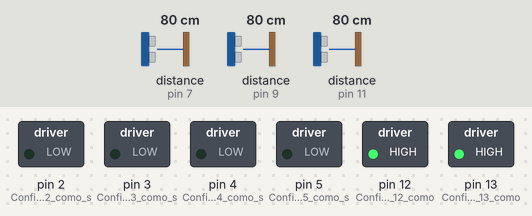
This sketch was run on a simulated Arduino Uno, built with avr-gcc and run on an emulated ATmega328P. Shown: switched loads named in the sketch (green lamp = pin HIGH). Wiring (inferred from the names in the program): 3 × ultrasonic range finder: trigger pin 6, echo pin 7 / trigger pin 8, echo pin 9 / trigger pin 10, echo pin 11. Inputs (shaded band) come from the test bench; at power-on: distance to the obstacle (sensors on pin 7, pin 9, pin 11) 80 cm. The echo pulse lasts 58.3 µs per cm; pins used as bus, display or sensor lines are not drawn.

Above: at 0.1 s.
At 5.1 s:
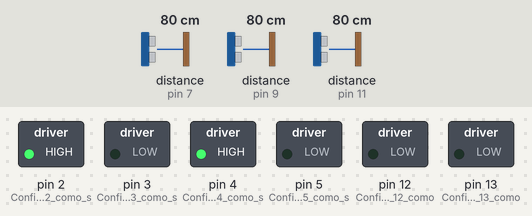
Timing chart, 0 to 6.6 s (numbered marks = the images above):
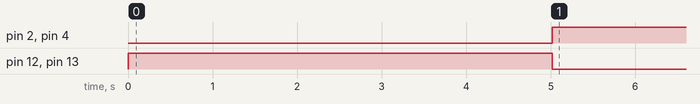

Measured:
- by itself, pin 2 (Configura_el_pin_2_como_s), pin 4 (Configura_el_pin_4_como_s): LOW → HIGH at 5.0 s
- by itself, pin 12 (Configura_el_pin_12_como), pin 13 (Configura_el_pin_13_como): HIGH → LOW at 5.0 s

The sketch:

Sumo_tres_sensoresUltrasonicos_2024.ino
```cpp
int duracionIzquierda, duracionDerecha, distanciaFrontal, tic, pinTrigFrontal = 6, pinEchoFrontal = 7;
int pinTrigIzquierda = 8, pinEchoIzquierda = 9, pinTrigDerecha = 10, pinEchoDerecha = 11;
int estado = 0;

// Función para mover el robot hacia adelante
void adelante() {
  digitalWrite(5, LOW);   // Apaga el motor derecho
  digitalWrite(4, HIGH);  // Enciende el motor izquierdo
  digitalWrite(3, LOW);   // Apaga el motor trasero
  digitalWrite(2, HIGH);  // Enciende el motor delantero
}

// Función para girar el robot a la izquierda
void izquierda() {
  digitalWrite(5, LOW);   // Apaga el motor derecho
  digitalWrite(4, HIGH);  // Enciende el motor izquierdo
  digitalWrite(3, HIGH);  // Enciende el motor trasero
  digitalWrite(2, LOW);   // Apaga el motor delantero
}

// Función para girar el robot a la derecha
void derecha() {
  digitalWrite(5, HIGH);  // Enciende el motor derecho
  digitalWrite(4, LOW);   // Apaga el motor izquierdo
  digitalWrite(3, LOW);   // Apaga el motor trasero
  digitalWrite(2, HIGH);  // Enciende el motor delantero
}

// Función para detener el robot
void detener() {
  digitalWrite(5, LOW);   // Apaga el motor derecho
  digitalWrite(4, LOW);   // Apaga el motor izquierdo
  digitalWrite(3, LOW);   // Apaga el motor trasero
  digitalWrite(2, LOW);   // Apaga el motor delantero
}

// Función para encender los LEDs
void encenderLED() {
  digitalWrite(12, HIGH); // Enciende el primer LED
  digitalWrite(13, HIGH); // Enciende el segundo LED
}

// Función para apagar los LEDs
void apagarLED() {
  digitalWrite(12, LOW);  // Apaga el primer LED
  digitalWrite(13, LOW);  // Apaga el segundo LED
}

// Función para medir la distancia utilizando el sensor ultrasónico frontal
void medirDistanciaFrontal() {
  digitalWrite(pinTrigFrontal, LOW);    // Asegura que el pin de trig se encuentra en LOW
  delayMicroseconds(5);                // Espera 5 microsegundos
  digitalWrite(pinTrigFrontal, HIGH);   // Envía un pulso HIGH al pin de trig
  delayMicroseconds(15);               // Espera 15 microsegundos
  digitalWrite(pinTrigFrontal, LOW);    // Termina el pulso LOW
  distanciaFrontal = pulseIn(pinEchoFrontal, HIGH); // Lee la duración del pulso en el pin de echo
  distanciaFrontal = distanciaFrontal / 58; // Calcula la distancia en centímetros
}

// Función para medir la distancia utilizando el sensor ultrasónico izquierdo
void medirDistanciaIzquierda() {
  digitalWrite(pinTrigIzquierda, LOW);  // Asegura que el pin de trig se encuentra en LOW
  delayMicroseconds(5);                // Espera 5 microsegundos
  digitalWrite(pinTrigIzquierda, HIGH); // Envía un pulso HIGH al pin de trig
  delayMicroseconds(15);               // Espera 15 microsegundos
  digitalWrite(pinTrigIzquierda, LOW);  // Termina el pulso LOW
  duracionIzquierda = pulseIn(pinEchoIzquierda, HIGH); // Lee la duración del pulso en el pin de echo
  duracionIzquierda = duracionIzquierda / 58; // Calcula la distancia en centímetros
}

// Función para medir la distancia utilizando el sensor ultrasónico derecho
void medirDistanciaDerecha() {
  digitalWrite(pinTrigDerecha, LOW);    // Asegura que el pin de trig se encuentra en LOW
  delayMicroseconds(5);                // Espera 5 microsegundos
  digitalWrite(pinTrigDerecha, HIGH);   // Envía un pulso HIGH al pin de trig
  delayMicroseconds(15);               // Espera 15 microsegundos
  digitalWrite(pinTrigDerecha, LOW);    // Termina el pulso LOW
  duracionDerecha = pulseIn(pinEchoDerecha, HIGH); // Lee la duración del pulso en el pin de echo
  duracionDerecha = duracionDerecha / 58; // Calcula la distancia en centímetros
}

void setup() {
  pinMode(2, OUTPUT);    // Configura el pin 2 como salida
  pinMode(3, OUTPUT);    // Configura el pin 3 como salida
  pinMode(4, OUTPUT);    // Configura el pin 4 como salida
  pinMode(5, OUTPUT);    // Configura el pin 5 como salida
  pinMode(8, OUTPUT);    // Configura el pin 8 como salida (pinTrigIzquierda)
  pinMode(9, INPUT);     // Configura el pin 9 como entrada (pinEchoIzquierda)
  pinMode(10, OUTPUT);   // Configura el pin 10 como salida (pinTrigDerecha)
  pinMode(11, INPUT);    // Configura el pin 11 como entrada (pinEchoDerecha)
  pinMode(6, OUTPUT);    // Configura el pin 6 como salida (pinTrigFrontal)
  pinMode(7, INPUT);     // Configura el pin 7 como entrada (pinEchoFrontal)
  pinMode(12, OUTPUT);   // Configura el pin 12 como salida (LED)
  pinMode(13, OUTPUT);   // Configura el pin 13 como salida (LED)
  encenderLED();        // Enciende los LEDs
  delay(5000);          // Espera 5 segundos
}

void loop() {
  medirDistanciaFrontal(); // Mide la distancia con el sensor ultrasónico frontal
  medirDistanciaIzquierda(); // Mide la distancia con el sensor ultrasónico izquierdo
  medirDistanciaDerecha(); // Mide la distancia con el sensor ultrasónico derecho

  // Decide la acción del robot basado en las distancias medidas
  if (distanciaFrontal < 10) {  // Si hay un obstáculo cercano al frente
    if (duracionIzquierda < duracionDerecha) { // Si el obstáculo está más cerca a la izquierda
      derecha();   // Gira a la derecha
    } else {        // Si el obstáculo está más cerca a la derecha
      izquierda();  // Gira a la izquierda
    }
    detener();      // Detiene el robot
    encenderLED(); // Enciende los LEDs
  } else {
    adelante();    // Avanza hacia adelante
    apagarLED();  // Apaga los LEDs
  }

  delay(300); // Espera 300 milisegundos
}
```
